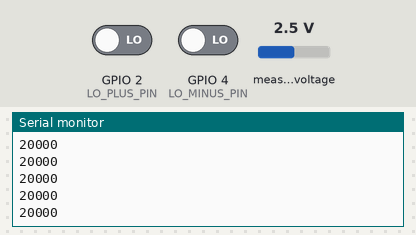
Bench run of a sketch on a simulated ESP32. On the bench: the last lines printed to the serial monitor. The inputs (shaded band) are chosen by the test bench; at power-on: measured voltage 2.5 V, GPIO 2 (LO_PLUS_PIN) LOW, GPIO 4 (LO_MINUS_PIN) LOW.

Above: at 1.2 s.
1.3 s: measured voltage set to 0.1 V
At 1.8 s:
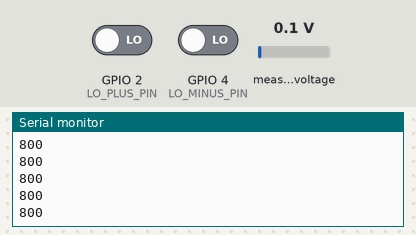
2.8 s: GPIO 2 (LO_PLUS_PIN) driven HIGH
At 3.7 s:
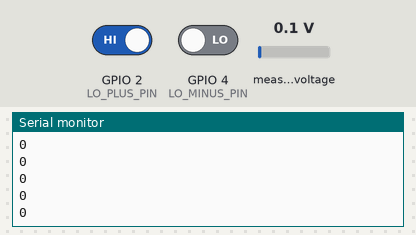
Timing chart, 0 to 5.8 s (numbered marks = the images above; inputs shaded):
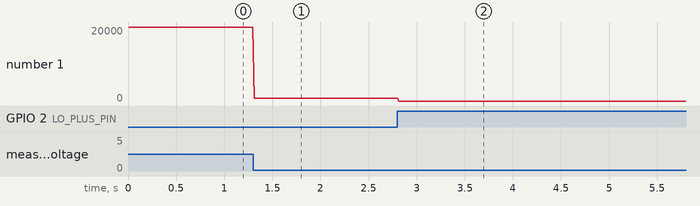

Measured:
- after the input at 1.3 s, the serial monitor: prints a new line at once (image 1)
- after the input at 2.8 s, the serial monitor: prints a new line at once (image 2)
- plotted number 1: 20000 → 800 after the input at 1.3 s, 800 → 0 after the input at 2.8 s

The sketch:

sketch_feb25a.ino
```cpp
#include <Wire.h>
#include <Adafruit_ADS1X15.h>

// --- Configuration ---
#define LO_PLUS_PIN 2   // Leads-Off Positive pin on ESP32
#define LO_MINUS_PIN 4  // Leads-Off Negative pin on ESP32 (Using 4 instead of 3 for safety)

// Create the ADS1115 object handles the I2C communication
Adafruit_ADS1115 ads;

void setup(void) {
  // Start Serial communication very fast for real-time plotting
  Serial.begin(115200);
  while (!Serial); // Wait for serial port to connect. Needed for native USB

  Serial.println("WaveForm Prototype Test Starting...");

  // Setup Leads-Off Detection Pins as Inputs
  pinMode(LO_PLUS_PIN, INPUT);
  pinMode(LO_MINUS_PIN, INPUT);

  // Initialize the ADS1115 ADC
  Serial.println("Initializing ADS1115...");
  if (!ads.begin()) {
    Serial.println("Failed to initialize ADS1115! Check wiring (SDA/SCL/ADDR/Power).");
    while (1); // Stop here if the chip isn't found
  }
  Serial.println("ADS1115 Connected!");

  // Set Gain. The AD8232 runs on 3.3V, so GAIN_ONE (+/- 4.096V range)
  // provides the best balance of safety and precision.
  ads.setGain(GAIN_ONE);
}

void loop(void) {
  int16_t rawADCreading;

  // 1. Check for Leads Off Detection first
  // If either pin goes HIGH, it means a pad has fallen off the skin.
  if((digitalRead(LO_PLUS_PIN) == 1) || (digitalRead(LO_MINUS_PIN) == 1)){
    // Print a flatline value to indicate leads are off
    Serial.println(0);
  }
  else {
    // 2. Leads are on, so read the high-precision signal
    // Read from channel A0 on the ADS1115
    rawADCreading = ads.readADC_SingleEnded(0);

    // Print the raw value to the serial plotter
    Serial.println(rawADCreading);
  }

  // A small delay to keep the data rate manageable for the plotter (~100Hz)
  delay(10);
}
```
